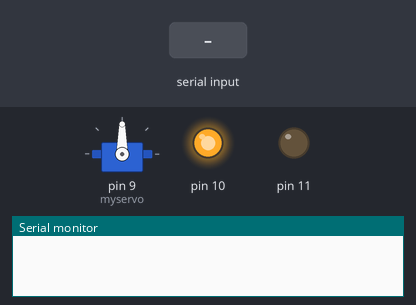
Bench run of a sketch on a simulated Arduino Uno, built with avr-gcc and run on an emulated ATmega328P. On the bench: servo, output pins drawn as LEDs (lit = HIGH), the last lines printed to the serial monitor. Inputs (shaded band) come from the test bench.

Above: at 1.2 s.
1.3 s: "90,45\n" received over Serial
At 2.7 s:
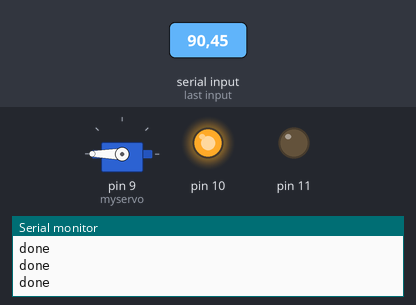
Timing chart, 0 to 4.3 s (numbered marks = the images above; inputs shaded):
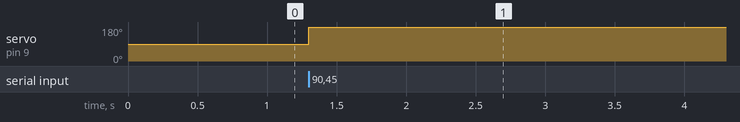

The sketch:

camera-control.ino
```cpp
#include <Servo.h>

Servo myservo;  // create servo object to control a servo

int currentval=90;
int val;    // variable to read the value from the analog pin

void setup() {
  Serial.begin(38400);
  myservo.attach(9);  // attaches the servo on pin 9 to the servo object
  myservo.write(currentval); // sets the servo position according to the value
  delay(15);
  pinMode(10,OUTPUT);
  pinMode(11,OUTPUT);
  digitalWrite(10,HIGH);
  digitalWrite(11,LOW);
}

void loop() {
  if(Serial.available()){
    val = Serial.parseInt();             // read angle change value from serial
    currentval += val;                   // modify current angle
    if (currentval > 180) currentval = 180;
    if (currentval < 0) currentval = 0;
    myservo.write(currentval);           // sets the servo position according to the value
    delay(15);                           // waits for the servo to get there
    Serial.println("done");
  }
}
```

Measured:
- after the input at 1.3 s, servo on pin 9 (myservo): 90° → 180° at once
